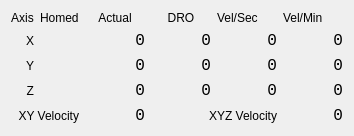
      <widget class="QWidget" name="tab_11">
       <attribute name="title">
        <string>Positions</string>
       </attribute>
       <layout class="QGridLayout" name="gridLayout_2">
        <item row="4" column="3" colspan="2">
         <widget class="QLabel" name="label_39">
          <property name="text">
           <string>XYZ Velocity</string>
          </property>
          <property name="alignment">
           <set>Qt::AlignRight|Qt::AlignTrailing|Qt::AlignVCenter</set>
          </property>
         </widget>
        </item>
        <item row="1" column="4">
         <widget class="QLabel" name="joint_vel_sec_0_lb">
          <property name="minimumSize">
           <size>
            <width>60</width>
            <height>0</height>
           </size>
          </property>
          <property name="font">
           <font>
            <family>Monospace</family>
            <pointsize>12</pointsize>
           </font>
          </property>
          <property name="text">
           <string>0</string>
          </property>
          <property name="alignment">
           <set>Qt::AlignRight|Qt::AlignTrailing|Qt::AlignVCenter</set>
          </property>
          <property name="precision" stdset="0">
           <string>2</string>
          </property>
         </widget>
        </item>
        <item row="1" column="3">
         <widget class="QLabel" name="dro_lb_x">
          <property name="minimumSize">
           <size>
            <width>60</width>
            <height>0</height>
           </size>
          </property>
          <property name="font">
           <font>
            <family>Monospace</family>
            <pointsize>12</pointsize>
           </font>
          </property>
          <property name="text">
           <string>0</string>
          </property>
          <property name="alignment">
           <set>Qt::AlignRight|Qt::AlignTrailing|Qt::AlignVCenter</set>
          </property>
         </widget>
        </item>
        <item row="3" column="5">
         <widget class="QLabel" name="joint_vel_min_2_lb">
          <property name="minimumSize">
           <size>
            <width>60</width>
            <height>0</height>
           </size>
          </property>
          <property name="font">
           <font>
            <family>Monospace</family>
            <pointsize>12</pointsize>
           </font>
          </property>
          <property name="text">
           <string>0</string>
          </property>
          <property name="alignment">
           <set>Qt::AlignRight|Qt::AlignTrailing|Qt::AlignVCenter</set>
          </property>
          <property name="precision" stdset="0">
           <string>2</string>
          </property>
         </widget>
        </item>
        <item row="0" column="2">
         <widget class="QLabel" name="label_5">
          <property name="minimumSize">
           <size>
            <width>0</width>
            <height>0</height>
           </size>
          </property>
          <property name="text">
           <string>Actual</string>
          </property>
          <property name="alignment">
           <set>Qt::AlignCenter</set>
          </property>
         </widget>
        </item>
        <item row="3" column="1">
         <widget class="QLabel" name="home_lb_2">
          <property name="frameShape">
           <enum>QFrame::NoFrame</enum>
          </property>
          <property name="text">
           <string/>
          </property>
          <property name="alignment">
           <set>Qt::AlignCenter</set>
          </property>
         </widget>
        </item>
        <item row="2" column="0">
         <widget class="QLabel" name="label_2">
          <property name="text">
           <string>Y</string>
          </property>
          <property name="alignment">
           <set>Qt::AlignRight|Qt::AlignTrailing|Qt::AlignVCenter</set>
          </property>
         </widget>
        </item>
        <item row="3" column="2">
         <widget class="QLabel" name="actual_lb_z">
          <property name="minimumSize">
           <size>
            <width>60</width>
            <height>0</height>
           </size>
          </property>
          <property name="font">
           <font>
            <family>Monospace</family>
            <pointsize>12</pointsize>
           </font>
          </property>
          <property name="text">
           <string>0</string>
          </property>
          <property name="alignment">
           <set>Qt::AlignRight|Qt::AlignTrailing|Qt::AlignVCenter</set>
          </property>
         </widget>
        </item>
        <item row="1" column="1">
         <widget class="QLabel" name="home_lb_0">
          <property name="frameShape">
           <enum>QFrame::NoFrame</enum>
          </property>
          <property name="text">
           <string/>
          </property>
          <property name="alignment">
           <set>Qt::AlignCenter</set>
          </property>
         </widget>
        </item>
        <item row="4" column="2">
         <widget class="QLabel" name="label_44">
          <property name="minimumSize">
           <size>
            <width>60</width>
            <height>0</height>
           </size>
          </property>
          <property name="font">
           <font>
            <family>Monospace</family>
            <pointsize>12</pointsize>
           </font>
          </property>
          <property name="text">
           <string>0</string>
          </property>
          <property name="alignment">
           <set>Qt::AlignRight|Qt::AlignTrailing|Qt::AlignVCenter</set>
          </property>
          <property name="joint_0" stdset="0">
           <number>0</number>
          </property>
          <property name="joint_1" stdset="0">
           <number>1</number>
          </property>
          <property name="precision" stdset="0">
           <string>1</string>
          </property>
          <property name="function" stdset="0">
           <string>two_joint_velocity</string>
          </property>
         </widget>
        </item>
        <item row="4" column="0" colspan="2">
         <widget class="QLabel" name="label_36">
          <property name="text">
           <string>XY Velocity</string>
          </property>
          <property name="alignment">
           <set>Qt::AlignRight|Qt::AlignTrailing|Qt::AlignVCenter</set>
          </property>
         </widget>
        </item>
        <item row="1" column="5">
         <widget class="QLabel" name="joint_vel_min_0_lb">
          <property name="minimumSize">
           <size>
            <width>60</width>
            <height>0</height>
           </size>
          </property>
          <property name="font">
           <font>
            <family>Monospace</family>
            <pointsize>12</pointsize>
           </font>
          </property>
          <property name="text">
           <string>0</string>
          </property>
          <property name="alignment">
           <set>Qt::AlignRight|Qt::AlignTrailing|Qt::AlignVCenter</set>
          </property>
          <property name="precision" stdset="0">
           <string>2</string>
          </property>
         </widget>
        </item>
        <item row="4" column="5">
         <widget class="QLabel" name="label_48">
          <property name="minimumSize">
           <size>
            <width>60</width>
            <height>0</height>
           </size>
          </property>
          <property name="font">
           <font>
            <family>Monospace</family>
            <pointsize>12</pointsize>
           </font>
          </property>
          <property name="text">
           <string>0</string>
          </property>
          <property name="alignment">
           <set>Qt::AlignRight|Qt::AlignTrailing|Qt::AlignVCenter</set>
          </property>
          <property name="joint_0" stdset="0">
           <number>0</number>
          </property>
          <property name="joint_1" stdset="0">
           <number>1</number>
          </property>
          <property name="joint_2" stdset="0">
           <number>2</number>
          </property>
          <property name="precision" stdset="0">
           <string>2</string>
          </property>
          <property name="function" stdset="0">
           <string>three_joint_velocity</string>
          </property>
         </widget>
        </item>
        <item row="0" column="0">
         <widget class="QLabel" name="label_11">
          <property name="text">
           <string>Axis</string>
          </property>
          <property name="alignment">
           <set>Qt::AlignCenter</set>
          </property>
         </widget>
        </item>
        <item row="0" column="3">
         <widget class="QLabel" name="label_4">
          <property name="minimumSize">
           <size>
            <width>60</width>
            <height>0</height>
           </size>
          </property>
          <property name="text">
           <string>DRO</string>
          </property>
          <property name="alignment">
           <set>Qt::AlignCenter</set>
          </property>
         </widget>
        </item>
        <item row="3" column="3">
         <widget class="QLabel" name="dro_lb_z">
          <property name="minimumSize">
           <size>
            <width>60</width>
            <height>0</height>
           </size>
          </property>
          <property name="font">
           <font>
            <family>Monospace</family>
            <pointsize>12</pointsize>
           </font>
          </property>
          <property name="text">
           <string>0</string>
          </property>
          <property name="alignment">
           <set>Qt::AlignRight|Qt::AlignTrailing|Qt::AlignVCenter</set>
          </property>
         </widget>
        </item>
        <item row="0" column="5">
         <widget class="QLabel" name="label_31">
          <property name="text">
           <string>Vel/Min</string>
          </property>
         </widget>
        </item>
        <item row="1" column="0">
         <widget class="QLabel" name="label">
          <property name="text">
           <string>X</string>
          </property>
          <property name="alignment">
           <set>Qt::AlignRight|Qt::AlignTrailing|Qt::AlignVCenter</set>
          </property>
         </widget>
        </item>
        <item row="2" column="1">
         <widget class="QLabel" name="home_lb_1">
          <property name="frameShape">
           <enum>QFrame::NoFrame</enum>
          </property>
          <property name="text">
           <string/>
          </property>
          <property name="alignment">
           <set>Qt::AlignCenter</set>
          </property>
         </widget>
        </item>
        <item row="0" column="1">
         <widget class="QLabel" name="label_32">
          <property name="text">
           <string>Homed</string>
          </property>
         </widget>
        </item>
        <item row="2" column="3">
         <widget class="QLabel" name="dro_lb_y">
          <property name="minimumSize">
           <size>
            <width>60</width>
            <height>0</height>
           </size>
          </property>
          <property name="font">
           <font>
            <family>Monospace</family>
            <pointsize>12</pointsize>
           </font>
          </property>
          <property name="text">
           <string>0</string>
          </property>
          <property name="alignment">
           <set>Qt::AlignRight|Qt::AlignTrailing|Qt::AlignVCenter</set>
          </property>
         </widget>
        </item>
        <item row="2" column="5">
         <widget class="QLabel" name="joint_vel_min_1_lb">
          <property name="minimumSize">
           <size>
            <width>60</width>
            <height>0</height>
           </size>
          </property>
          <property name="font">
           <font>
            <family>Monospace</family>
            <pointsize>12</pointsize>
           </font>
          </property>
          <property name="text">
           <string>0</string>
          </property>
          <property name="alignment">
           <set>Qt::AlignRight|Qt::AlignTrailing|Qt::AlignVCenter</set>
          </property>
          <property name="precision" stdset="0">
           <string>2</string>
          </property>
         </widget>
        </item>
        <item row="3" column="4">
         <widget class="QLabel" name="joint_vel_sec_2_lb">
          <property name="minimumSize">
           <size>
            <width>60</width>
            <height>0</height>
           </size>
          </property>
          <property name="font">
           <font>
            <family>Monospace</family>
            <pointsize>12</pointsize>
           </font>
          </property>
          <property name="text">
           <string>0</string>
          </property>
          <property name="alignment">
           <set>Qt::AlignRight|Qt::AlignTrailing|Qt::AlignVCenter</set>
          </property>
          <property name="precision" stdset="0">
           <string>2</string>
          </property>
         </widget>
        </item>
        <item row="2" column="4">
         <widget class="QLabel" name="joint_vel_sec_1_lb">
          <property name="minimumSize">
           <size>
            <width>60</width>
            <height>0</height>
           </size>
          </property>
          <property name="font">
           <font>
            <family>Monospace</family>
            <pointsize>12</pointsize>
           </font>
          </property>
          <property name="text">
           <string>0</string>
          </property>
          <property name="alignment">
           <set>Qt::AlignRight|Qt::AlignTrailing|Qt::AlignVCenter</set>
          </property>
          <property name="precision" stdset="0">
           <string>2</string>
          </property>
         </widget>
        </item>
        <item row="0" column="4">
         <widget class="QLabel" name="label_16">
          <property name="text">
           <string>Vel/Sec</string>
          </property>
         </widget>
        </item>
        <item row="3" column="0">
         <widget class="QLabel" name="label_3">
          <property name="text">
           <string>Z</string>
          </property>
          <property name="alignment">
           <set>Qt::AlignRight|Qt::AlignTrailing|Qt::AlignVCenter</set>
          </property>
         </widget>
        </item>
        <item row="1" column="2">
         <widget class="QLabel" name="actual_lb_x">
          <property name="minimumSize">
           <size>
            <width>60</width>
            <height>0</height>
           </size>
          </property>
          <property name="font">
           <font>
            <family>Monospace</family>
            <pointsize>12</pointsize>
           </font>
          </property>
          <property name="text">
           <string>0</string>
          </property>
          <property name="alignment">
           <set>Qt::AlignRight|Qt::AlignTrailing|Qt::AlignVCenter</set>
          </property>
         </widget>
        </item>
        <item row="2" column="2">
         <widget class="QLabel" name="actual_lb_y">
          <property name="minimumSize">
           <size>
            <width>60</width>
            <height>0</height>
           </size>
          </property>
          <property name="font">
           <font>
            <family>Monospace</family>
            <pointsize>12</pointsize>
           </font>
          </property>
          <property name="text">
           <string>0</string>
          </property>
          <property name="alignment">
           <set>Qt::AlignRight|Qt::AlignTrailing|Qt::AlignVCenter</set>
          </property>
         </widget>
        </item>
       </layout>
      </widget>
